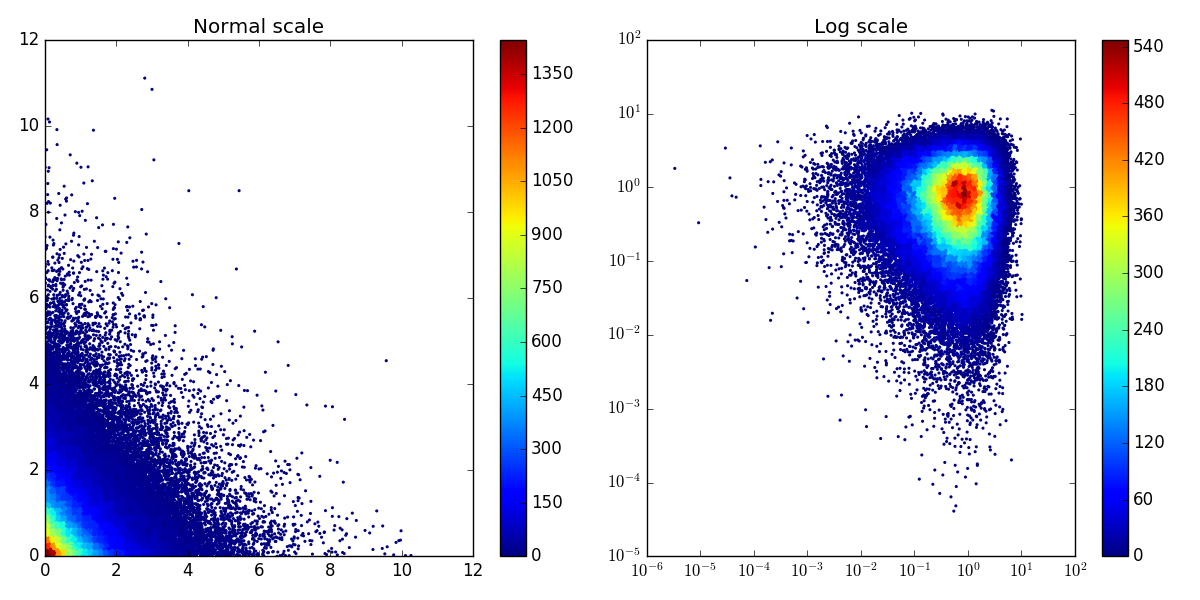

This figure's Python source:
#!/usr/bin/env python3
# -*- coding: utf-8 -*-

"""
Make a 2D histogram using scatter plots and a logarithmic scale on X and Y axis

See:

- http://jakevdp.github.io/mpl_tutorial/tutorial_pages/tut3.html
"""

import numpy as np
import matplotlib.pyplot as plt
from matplotlib.ticker import FuncFormatter

# MAKE DATA ###################################################################

x, y = np.random.exponential(size=(2, 100000))

# INIT FIGURE #################################################################

fig, (ax1, ax2) = plt.subplots(nrows=1, ncols=2, figsize=(12, 6))

# AX1 #########################################################################

xbins = np.linspace(x.min(), x.max(), 70)
ybins = np.linspace(y.min(), y.max(), 70)

hist, xedges, yedges = np.histogram2d(x, y, bins=(xbins, ybins))

# See http://stackoverflow.com/questions/27156381/python-creating-a-2d-histogram-from-a-numpy-matrix

xidx = np.clip(np.digitize(x, xedges), 0, hist.shape[0]-1)
yidx = np.clip(np.digitize(y, yedges), 0, hist.shape[1]-1)
c = hist[xidx, yidx]

sc = ax1.scatter(x, y,
                 c=c,
                 s=5,
                 marker='o',
                 #cmap='gnuplot2',
                 linewidth=0,
                 alpha=1)
fig.colorbar(sc, ax=ax1)

ax1.set_xlim(xmin=0)
ax1.set_ylim(ymin=0)

ax1.set_title("Normal scale")

# AX2 #########################################################################

x = np.log10(x)
y = np.log10(y)

xbins = np.linspace(x.min(), x.max(), 70)
ybins = np.linspace(y.min(), y.max(), 70)

hist, xedges, yedges = np.histogram2d(x, y, bins=(xbins, ybins))

# See http://stackoverflow.com/questions/27156381/python-creating-a-2d-histogram-from-a-numpy-matrix

xidx = np.clip(np.digitize(x, xedges), 0, hist.shape[0]-1)
yidx = np.clip(np.digitize(y, yedges), 0, hist.shape[1]-1)
c = hist[xidx, yidx]

sc = ax2.scatter(x, y,
                 c=c,
                 s=5,
                 marker='o',
                 #cmap='gnuplot2',
                 linewidth=0,
                 alpha=1)
fig.colorbar(sc, ax=ax2)

# Use "10^n" instead "n" as ticks label
func_formatter = lambda x, pos: r'$10^{{{}}}$'.format(int(x))
ax2.xaxis.set_major_formatter(FuncFormatter(func_formatter))
ax2.yaxis.set_major_formatter(FuncFormatter(func_formatter))

ax2.set_title("Log scale")

# SHOW AND SAVE FILE ##########################################################

plt.tight_layout()

plt.savefig("hist2d_scatter_plot_logscale_xy.png")
plt.show()
